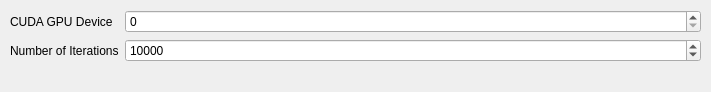
<?xml version="1.0" encoding="UTF-8"?>
<ui version="4.0">
 <class>MMClassificationInputOptions</class>
 <widget class="QWidget" name="MMClassificationInputOptions">
  <property name="geometry">
   <rect>
    <x>0</x>
    <y>0</y>
    <width>711</width>
    <height>92</height>
   </rect>
  </property>
  <property name="windowTitle">
   <string>Form</string>
  </property>
  <widget class="QWidget" name="formLayoutWidget">
   <property name="geometry">
    <rect>
     <x>10</x>
     <y>10</y>
     <width>691</width>
     <height>71</height>
    </rect>
   </property>
   <layout class="QFormLayout" name="formLayout">
    <item row="0" column="1">
     <widget class="QSpinBox" name="spinBox_cudaGpuDevice">
      <property name="maximum">
       <number>10</number>
      </property>
     </widget>
    </item>
    <item row="0" column="0">
     <widget class="QLabel" name="label_cudaGpuDevice">
      <property name="text">
       <string>CUDA GPU Device</string>
      </property>
     </widget>
    </item>
    <item row="1" column="0">
     <widget class="QLabel" name="label_numberIterations">
      <property name="text">
       <string>Number of Iterations</string>
      </property>
     </widget>
    </item>
    <item row="1" column="1">
     <widget class="QSpinBox" name="spinBox_numberIterations">
      <property name="minimum">
       <number>1</number>
      </property>
      <property name="maximum">
       <number>20000</number>
      </property>
      <property name="singleStep">
       <number>100</number>
      </property>
      <property name="stepType">
       <enum>QAbstractSpinBox::DefaultStepType</enum>
      </property>
      <property name="value">
       <number>10000</number>
      </property>
     </widget>
    </item>
   </layout>
  </widget>
 </widget>
 <resources/>
 <connections/>
</ui>
